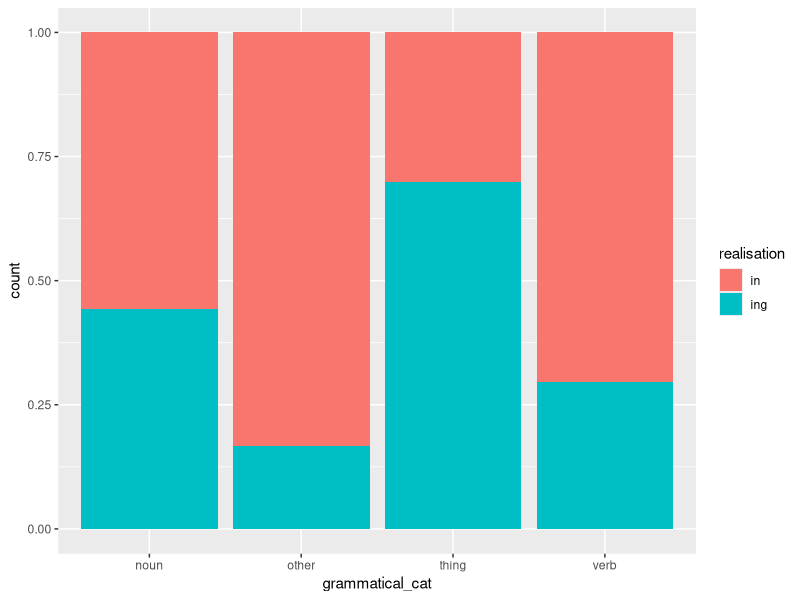
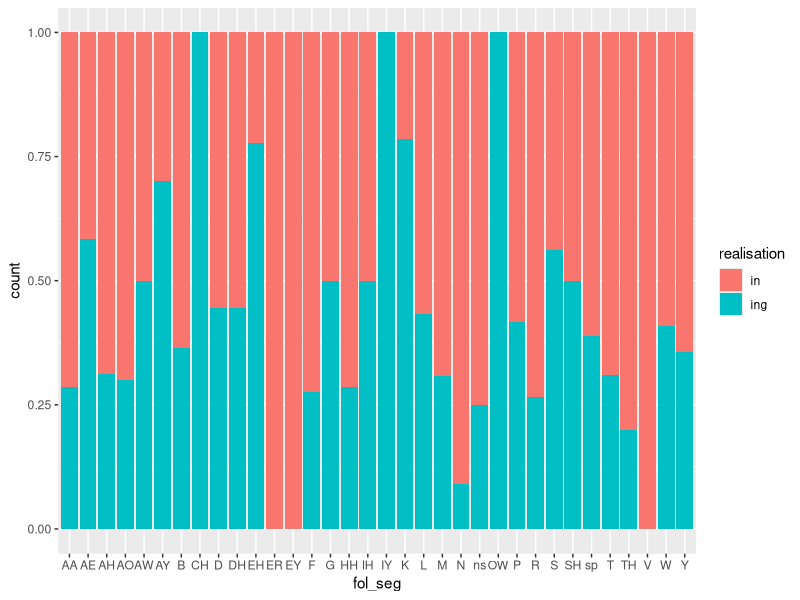
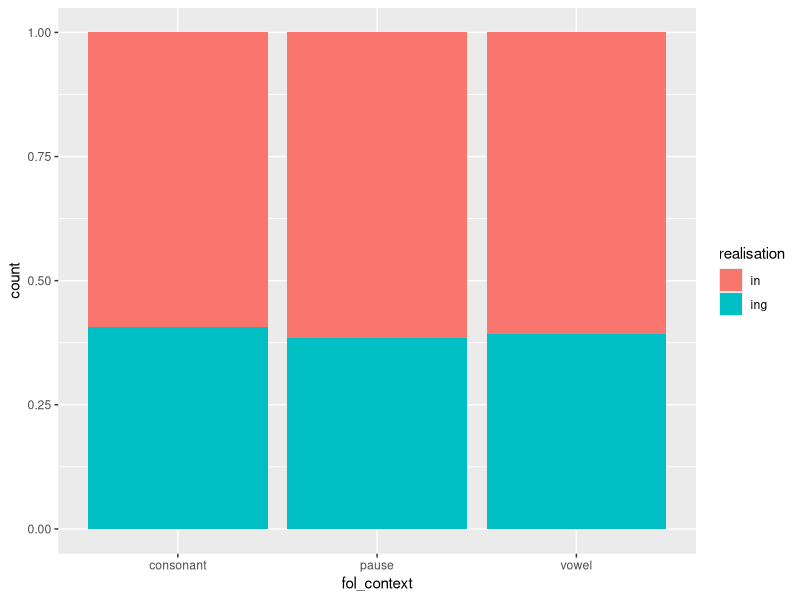
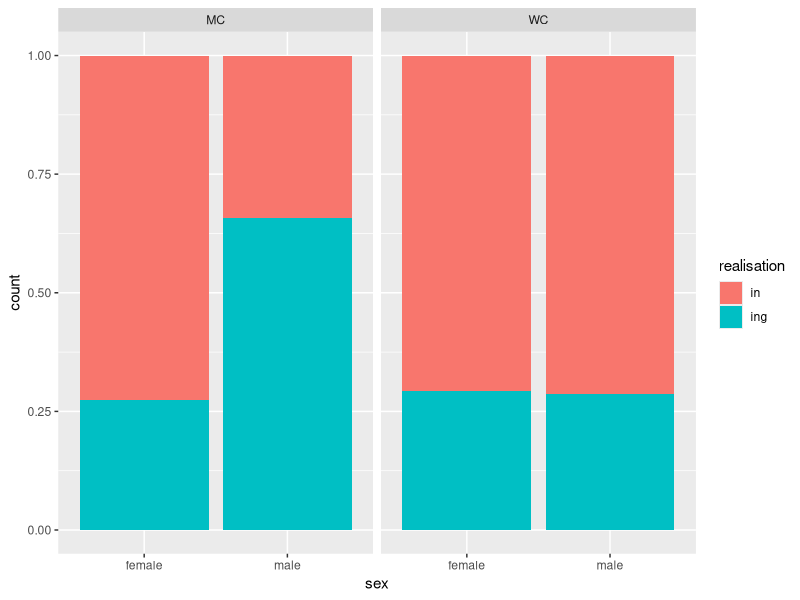
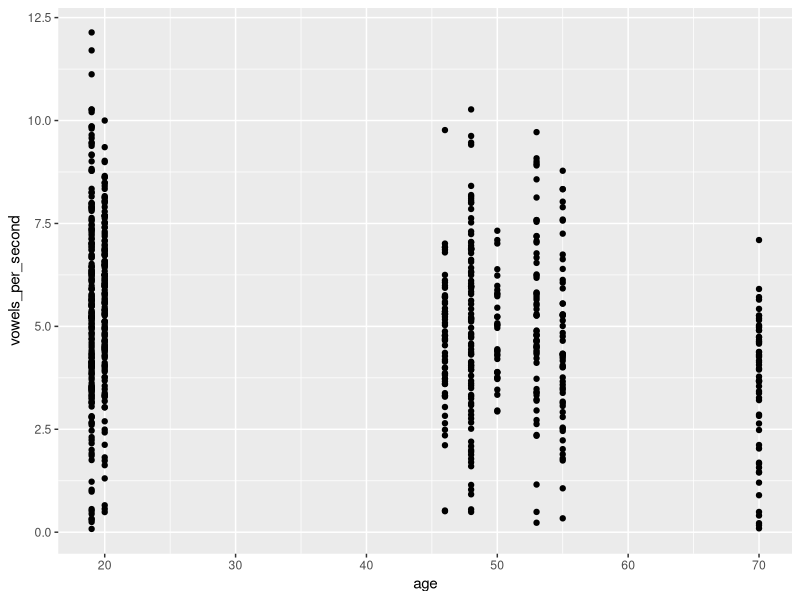
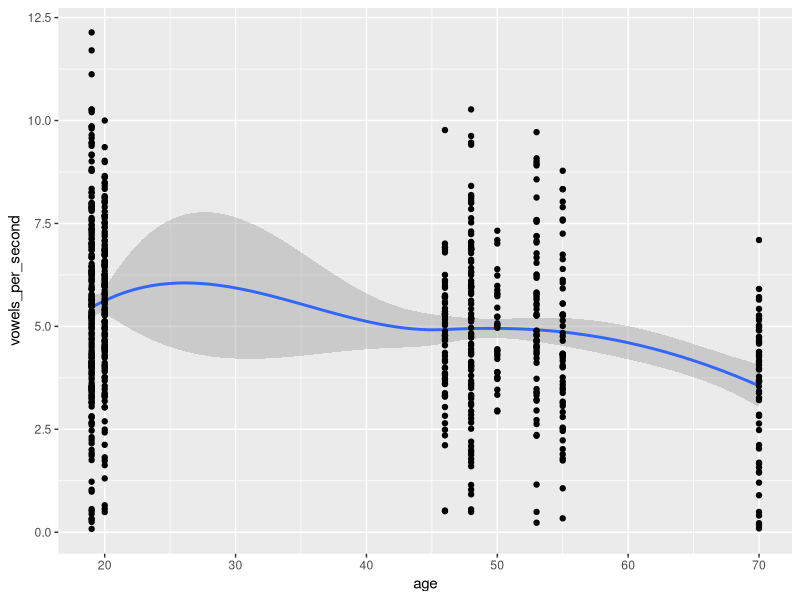
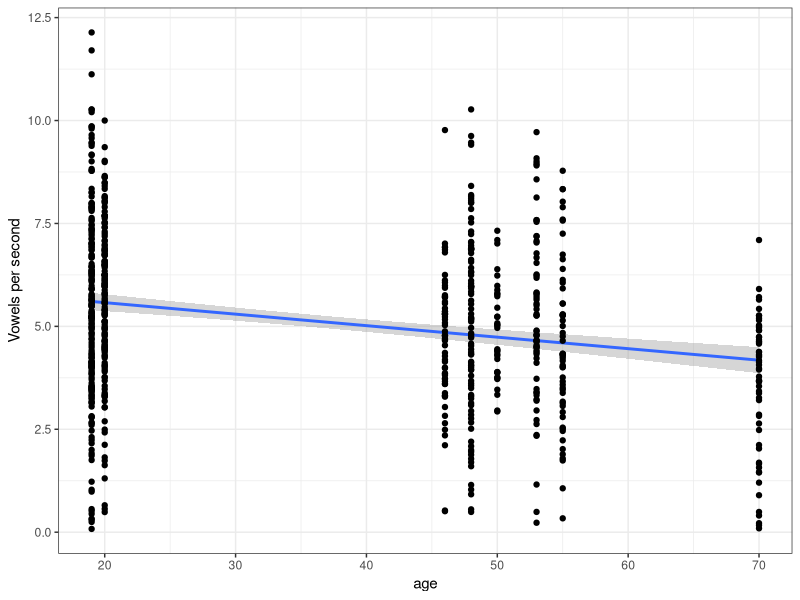
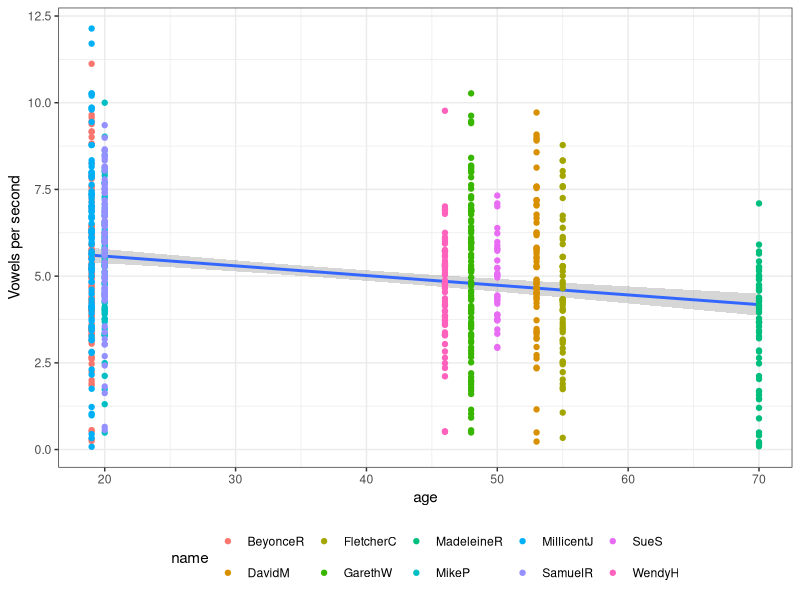

R code for these plots, in order: (Note: this script raises an error after producing the figures.)
## ---- chunk 1
8/2
## ---- chunk 2
library(dplyr)
library(ggplot2)
## ---- chunk 3
ing_data = read.csv("ing.csv")
## ---- chunk 4
dim(ing_data)
head(ing_data)
tail(ing_data)
colnames(ing_data)
## ---- chunk 5
levels(ing_data$realisation)
## ---- chunk 6
table(ing_data$realisation)
## ---- chunk 7
ggplot(ing_data, aes(grammatical_cat, fill = realisation)) + geom_bar(position = "fill")
## ---- chunk 8
ggplot(ing_data, aes(fol_seg, fill = realisation)) + geom_bar(position = "fill")
## ---- chunk 9
levels(ing_data$fol_seg)
## ---- chunk 10
ing_data = ing_data %>%
  mutate(fol_context = recode(fol_seg, 
          "AA" = "vowel", "AE" = "vowel", "AH" = "vowel", "AO" = "vowel", 
          "AW" = "vowel", "AY" = "vowel", "B" = "consonant",  
          "CH" = "consonant", "D"  = "consonant", "DH" = "consonant", 
          "EH"  = "vowel", "ER"  = "vowel", "EY" = "vowel", 
          "F"  = "consonant", "G"  = "consonant", "HH"  = "consonant", 
          "IH" = "vowel", "IY"  = "vowel", "K"  = "consonant", 
          "L"  = "consonant",  "M" = "consonant",  "N"  = "consonant",  
          "ns" = "pause", "OW" = "vowel", "P"  = "consonant", 
          "R"  = "consonant", "S"  = "consonant", "SH" = "consonant",
          "sp"  = "pause", "T" = "consonant",  "TH" = "consonant", 
          "V" = "consonant",  "W" = "consonant",  "Y" = "consonant" ))
## ---- chunk 11
ggplot(ing_data, aes(fol_context, fill = realisation)) + geom_bar(position = "fill")
## ---- chunk 12
social = read.csv("social.csv")
social
## ---- chunk 13
colnames(ing_data)
## ---- chunk 14
colnames(social)
## ---- chunk 15
levels(ing_data$file)
## ---- chunk 16
levels(social$file)
## ---- chunk 17
ing_data = left_join(ing_data, social)
## ---- chunk 18



## ---- chunk 19
ggplot(ing_data, aes(sex, fill = realisation)) + geom_bar(position="fill") +
  facet_wrap(~social_class)
## ---- chunk 20
ing_sex.tbl = table(ing_data$realisation, ing_data$sex)
ing_sex.tbl
## ---- chunk 21
# chi-square test on our table
chisq.test(ing_sex.tbl, correct = FALSE) 
## ---- chunk 22
# making a plot of speech rate by age
ggplot(ing_data,  aes(age, vowels_per_second))+ 
  geom_point()

## ---- chunk 23
# making a plot of speech rate, smoothing line
ggplot(ing_data,  aes(age, vowels_per_second))+
stat_smooth()+ #smoothing line
geom_point()
## ---- chunk 24
# making a plot of speech rate, straight line
ggplot(ing_data,  aes(age, vowels_per_second))+
  stat_smooth(method="lm")+ 
  geom_point()+
  ylab("Vowels per second") + #change y axis to this
  theme_bw() + #gets rid of grey background
  theme(legend.position="none") 
## ---- chunk 25
# making a plot of speech rate, straight line, colour
ggplot(ing_data,  aes(age, vowels_per_second))+
  stat_smooth(method="lm")+ 
  geom_point(aes(colour=name))+
  ylab("Vowels per second") + #change y axis to this
  theme_bw() + #gets rid of grey background
  theme(legend.position="bottom") 
## ---- chunk 26
head(ing_data)
cor(ing_data$vowels_per_second, ing_data$age)
## ---- chunk 27
head(ChickWeight)
ggplot(ChickWeight, aes(Time, weight)) + geom_point() + stat_smooth(method="lm")
## ---- chunk 28
mod = lm(weight ~ Time, data = ChickWeight)
summary(mod)
## ---- chunk 29
mod_vps = lm(vowels_per_second ~ age, data = ing_data)
summary(mod_vps)
## ---- chunk 30
mod_ing_age = glm(realisation ~ age, data = ing_data, family = "binomial")
summary(mod_ing_age)
## ---- chunk 31
mod_vps_class = lm(vowels_per_second ~ social_class, data = ing_data)
summary(mod_vps_class)
## ---- chunk 32
mod_social = lm(vowels_per_second ~ social_class + age + sex, data = ing_data)
summary(mod_social)
## ---- chunk 33
mod_nosocial = lm(vowels_per_second ~ age + sex, data = ing_data)
## ---- chunk 34
anova(mod_social, mod_nosocial)
## ---- chunk 35
library(lme4) # needed for mixed effects regression (remember to install first time)
## ---- chunk 36
mod_lmer = lmer(vowels_per_second ~ social_class + age + sex + fol_context + grammatical_cat + (1|word) + (1|name), data = ing_data)
summary(mod_lmer)
## ---- chunk 37
mod_glmer = glmer(realisation ~ social_class + age + sex + fol_context + grammatical_cat + (1|word) + (1|name), data = ing_data, family = "binomial")
summary(mod_glmer)
